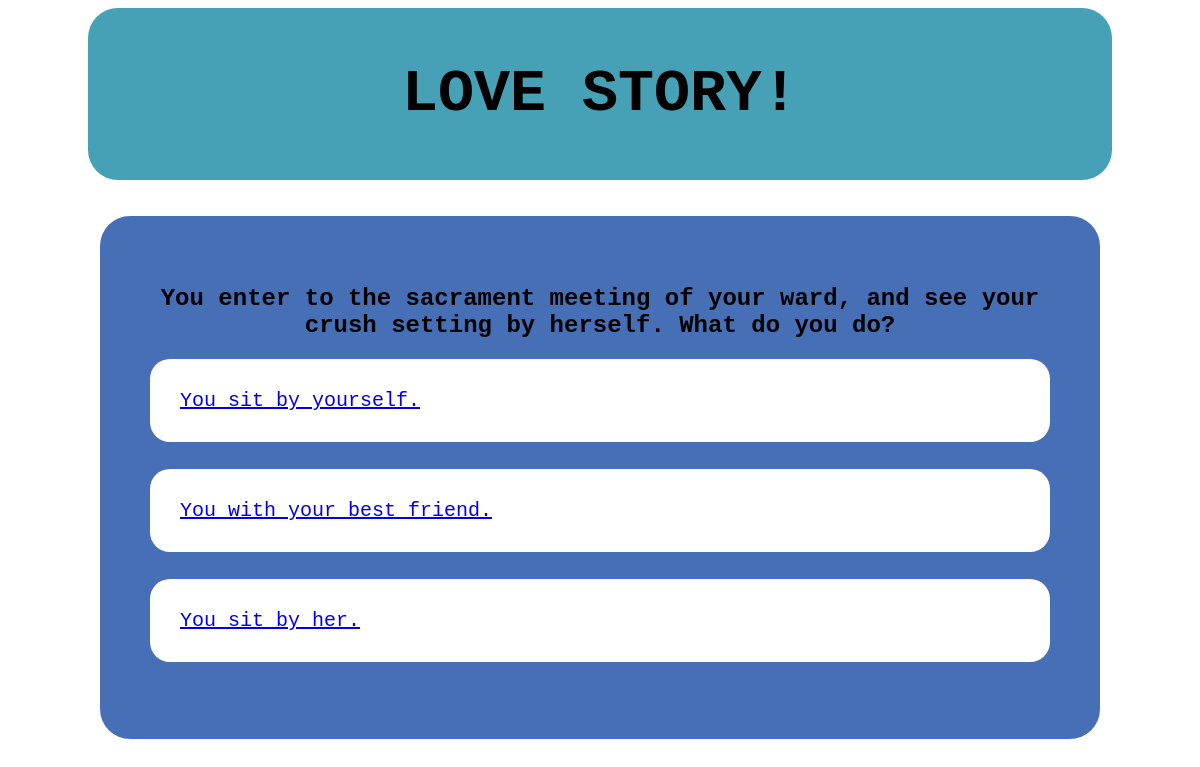
The page / on the database its author committed.
### polls/models.py (models this page shows, shortened)
class Question(models.Model):
    question_text = models.CharField(max_length=256)
    pub_date = models.DateTimeField('date published')

### polls/views.py (the view)
# urls.py: path("", views.index, name="index"),
def index(request):
    latest_question_list = Question.objects.order_by("-pub_date")[:5]
    context = {"latest_question_list": latest_question_list}
    return render(request, "polls/index.html", context)

### polls/templates/polls/index.html (shortened to what this page needs)
<!DOCTYPE html>
<html lang="en">
<head>
    <link rel="stylesheet" href="style.css">
</head>
<header>
    {% if latest_question_list %}
    <h1>LOVE STORY!</h1>
</header>
<body>
    <div id="content">
        <main>
            <h2>You enter to the sacrament meeting of your ward, and see your crush setting by herself. What do you do?</h2>
            <ul>
                {% for question in latest_question_list %}
                <li><a href="/{{ question.id }}/">{{ question.question_text }}</a></li>
                {% endfor %}
            </ul>
            {% else %}
            <p>No polls are available.</p>
            {% endif %}
        </main>
    </div>
</body>
</html>

### polls/templates/polls/style.css (style rules this page uses)
body { font-family: "Syne Mono", monospace; background-image: url("http://images-cdn.auctionmobility.com/is3/auctionmobility-static/kptB-1-3JLGN/1-3JTSZ/3288.jpg"); background-size: cover; background-repeat: no-repeat; }
header { background-color: #46a0b6; max-width: 1000px; margin: 0 auto; padding: 1%; font-size: 30px; border-radius: 30px; text-align: center; }
#content { max-width: 1000px; margin: 0 auto; margin-top: 3%; text-align: center; }
main { background-color: #466fb6; padding: 5%; border-radius: 30px; }
ul { text-align: left; list-style-type: none; padding: 0; }
li { margin-bottom: 3%; padding: 30px; background: white; font-size: 20px; position: relative; border-radius: 20px; }

### rows shown on the page
Question: question_text "You sit by yourself."
Question: question_text "You with your best friend."
Question: question_text "You sit by her."
